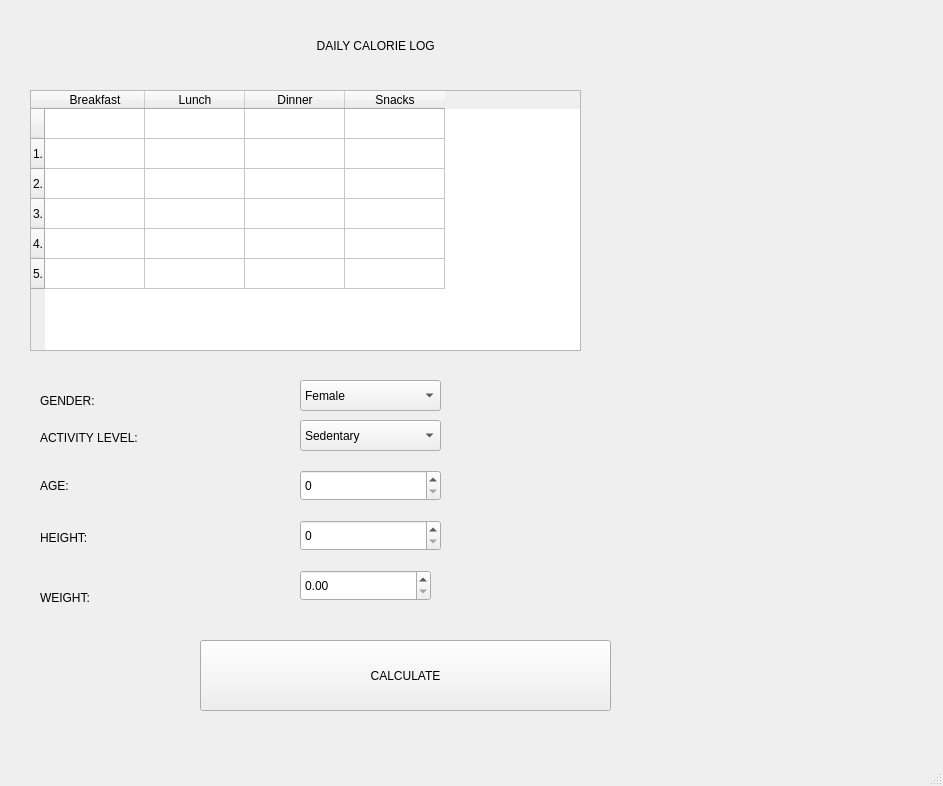
<?xml version="1.0" encoding="UTF-8"?>
<ui version="4.0">
 <class>MainWindow</class>
 <widget class="QMainWindow" name="MainWindow">
  <property name="geometry">
   <rect>
    <x>0</x>
    <y>0</y>
    <width>943</width>
    <height>786</height>
   </rect>
  </property>
  <property name="windowTitle">
   <string>MainWindow</string>
  </property>
  <property name="styleSheet">
   <string notr="true">font: 12pt &quot;Times New Roman&quot;;</string>
  </property>
  <widget class="QWidget" name="centralwidget">
   <widget class="QLabel" name="title_label">
    <property name="geometry">
     <rect>
      <x>280</x>
      <y>20</y>
      <width>381</width>
      <height>51</height>
     </rect>
    </property>
    <property name="toolTip">
     <string>&lt;html&gt;&lt;head/&gt;&lt;body&gt;&lt;p align=&quot;center&quot;&gt;DAILY CALORIE LOG&lt;/p&gt;&lt;p align=&quot;center&quot;&gt;&lt;br/&gt;&lt;/p&gt;&lt;/body&gt;&lt;/html&gt;</string>
    </property>
    <property name="styleSheet">
     <string notr="true">font: 14pt &quot;Times New Roman&quot;;
font: 16pt &quot;MS Shell Dlg 2&quot;;</string>
    </property>
    <property name="text">
     <string>           DAILY CALORIE LOG</string>
    </property>
   </widget>
   <widget class="QTableWidget" name="food_tableWidget">
    <property name="geometry">
     <rect>
      <x>30</x>
      <y>90</y>
      <width>551</width>
      <height>261</height>
     </rect>
    </property>
    <row>
     <property name="text">
      <string/>
     </property>
    </row>
    <row>
     <property name="text">
      <string>1.</string>
     </property>
    </row>
    <row>
     <property name="text">
      <string>2.</string>
     </property>
    </row>
    <row>
     <property name="text">
      <string>3.</string>
     </property>
    </row>
    <row>
     <property name="text">
      <string>4.</string>
     </property>
    </row>
    <row>
     <property name="text">
      <string>5.</string>
     </property>
    </row>
    <column>
     <property name="text">
      <string>Breakfast</string>
     </property>
    </column>
    <column>
     <property name="text">
      <string>Lunch</string>
     </property>
    </column>
    <column>
     <property name="text">
      <string>Dinner</string>
     </property>
    </column>
    <column>
     <property name="text">
      <string>Snacks</string>
     </property>
    </column>
   </widget>
   <widget class="QComboBox" name="gender_comboBox">
    <property name="geometry">
     <rect>
      <x>300</x>
      <y>380</y>
      <width>141</width>
      <height>31</height>
     </rect>
    </property>
    <property name="styleSheet">
     <string notr="true">font: 12pt &quot;Times New Roman&quot;;</string>
    </property>
    <item>
     <property name="text">
      <string>Female</string>
     </property>
    </item>
    <item>
     <property name="text">
      <string>Male
</string>
     </property>
    </item>
   </widget>
   <widget class="QLabel" name="gender_label">
    <property name="geometry">
     <rect>
      <x>40</x>
      <y>390</y>
      <width>101</width>
      <height>21</height>
     </rect>
    </property>
    <property name="whatsThis">
     <string>&lt;html&gt;&lt;head/&gt;&lt;body&gt;&lt;p align=&quot;center&quot;&gt;&lt;br/&gt;&lt;/p&gt;&lt;/body&gt;&lt;/html&gt;</string>
    </property>
    <property name="styleSheet">
     <string notr="true">font: 14pt &quot;Times New Roman&quot;;
font: 14pt &quot;Times New Roman&quot;;
</string>
    </property>
    <property name="text">
     <string>GENDER:</string>
    </property>
   </widget>
   <widget class="QLabel" name="activity_level_label">
    <property name="geometry">
     <rect>
      <x>40</x>
      <y>430</y>
      <width>211</width>
      <height>16</height>
     </rect>
    </property>
    <property name="styleSheet">
     <string notr="true">font: 14pt &quot;Times New Roman&quot;;</string>
    </property>
    <property name="text">
     <string>ACTIVITY LEVEL:</string>
    </property>
   </widget>
   <widget class="QComboBox" name="activity_comboBox">
    <property name="geometry">
     <rect>
      <x>300</x>
      <y>420</y>
      <width>141</width>
      <height>31</height>
     </rect>
    </property>
    <property name="styleSheet">
     <string notr="true">font: 12pt &quot;Times New Roman&quot;;</string>
    </property>
    <item>
     <property name="text">
      <string>Sedentary</string>
     </property>
    </item>
    <item>
     <property name="text">
      <string>Active</string>
     </property>
    </item>
    <item>
     <property name="text">
      <string>Moderate</string>
     </property>
    </item>
    <item>
     <property name="text">
      <string>Very Active</string>
     </property>
    </item>
   </widget>
   <widget class="QLabel" name="age_label">
    <property name="geometry">
     <rect>
      <x>40</x>
      <y>470</y>
      <width>151</width>
      <height>31</height>
     </rect>
    </property>
    <property name="styleSheet">
     <string notr="true">font: 14pt &quot;Times New Roman&quot;;</string>
    </property>
    <property name="text">
     <string>AGE:</string>
    </property>
   </widget>
   <widget class="QLabel" name="weight_label">
    <property name="geometry">
     <rect>
      <x>40</x>
      <y>590</y>
      <width>101</width>
      <height>16</height>
     </rect>
    </property>
    <property name="styleSheet">
     <string notr="true">font: 14pt &quot;Times New Roman&quot;;</string>
    </property>
    <property name="text">
     <string>WEIGHT:</string>
    </property>
   </widget>
   <widget class="QLabel" name="height_label">
    <property name="geometry">
     <rect>
      <x>40</x>
      <y>530</y>
      <width>101</width>
      <height>16</height>
     </rect>
    </property>
    <property name="styleSheet">
     <string notr="true">font: 14pt &quot;Times New Roman&quot;;</string>
    </property>
    <property name="text">
     <string>HEIGHT:</string>
    </property>
   </widget>
   <widget class="QPushButton" name="calculate_pushButton">
    <property name="geometry">
     <rect>
      <x>200</x>
      <y>640</y>
      <width>411</width>
      <height>71</height>
     </rect>
    </property>
    <property name="styleSheet">
     <string notr="true">font: 14pt &quot;Times New Roman&quot;;</string>
    </property>
    <property name="text">
     <string>CALCULATE</string>
    </property>
   </widget>
   <widget class="QSpinBox" name="age_spinBox">
    <property name="geometry">
     <rect>
      <x>300</x>
      <y>470</y>
      <width>141</width>
      <height>31</height>
     </rect>
    </property>
   </widget>
   <widget class="QSpinBox" name="spinBox">
    <property name="geometry">
     <rect>
      <x>300</x>
      <y>520</y>
      <width>141</width>
      <height>31</height>
     </rect>
    </property>
   </widget>
   <widget class="QDoubleSpinBox" name="weight_doubleSpinBox">
    <property name="geometry">
     <rect>
      <x>300</x>
      <y>570</y>
      <width>131</width>
      <height>31</height>
     </rect>
    </property>
   </widget>
  </widget>
  <widget class="QMenuBar" name="menubar">
   <property name="geometry">
    <rect>
     <x>0</x>
     <y>0</y>
     <width>943</width>
     <height>28</height>
    </rect>
   </property>
  </widget>
  <widget class="QStatusBar" name="statusbar"/>
 </widget>
 <resources/>
 <connections/>
</ui>
